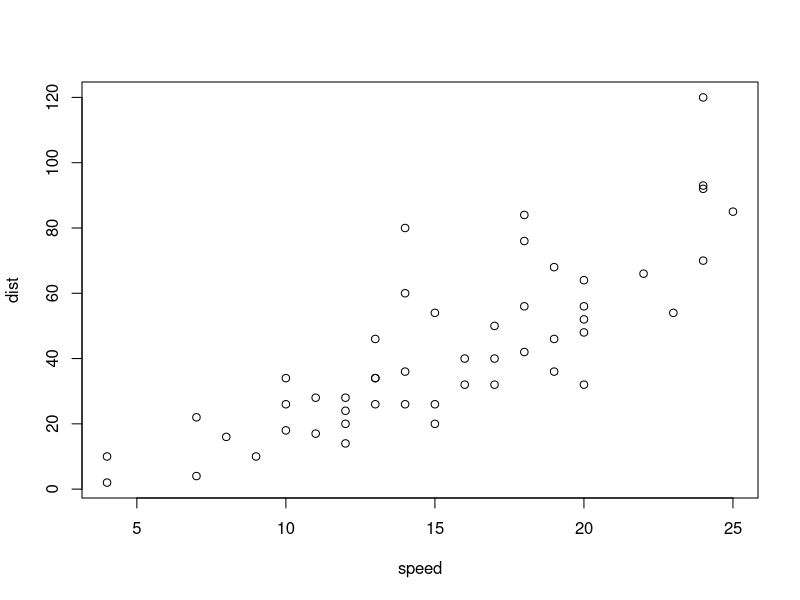
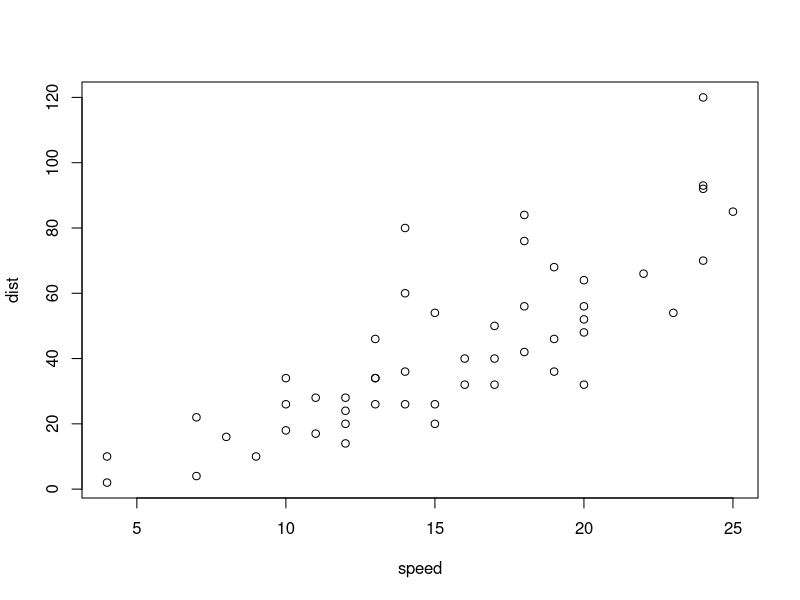
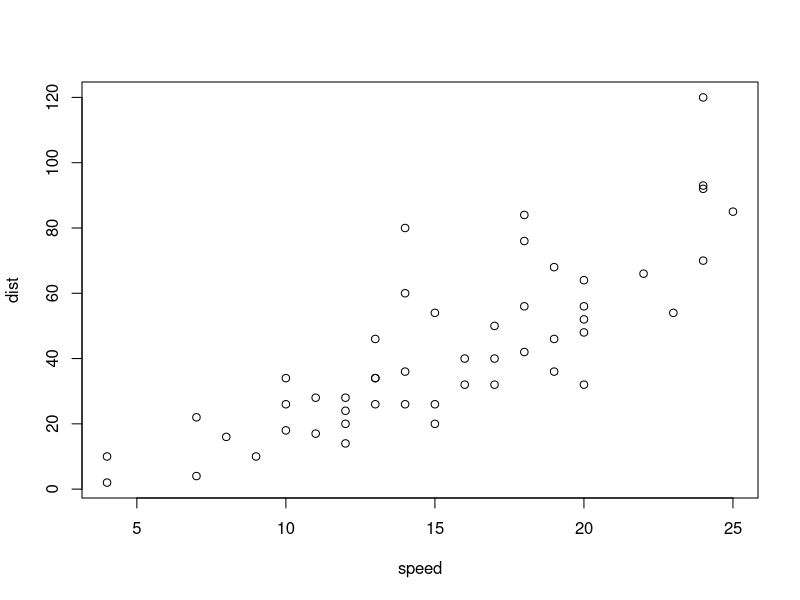
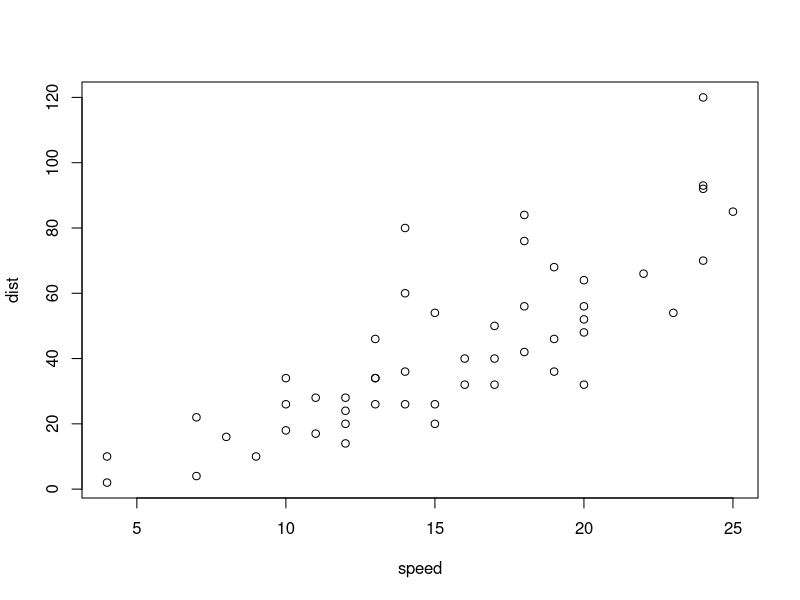
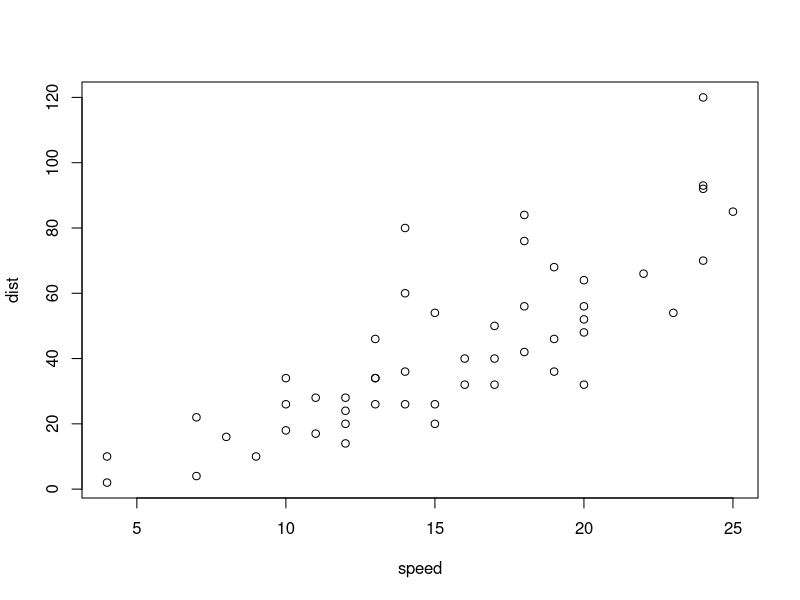

The R source for these figures, in order:
## ---- chunk 1
plot(cars)
## ---- chunk 2
summary(cars)
## ---- chunk 3
summary(cars)
## ---- chunk 4
plot(cars)
## ---- chunk 5
summary(cars)
## ---- chunk 6
plot(cars)
## ---- chunk 7
summary(cars)
## ---- chunk 8
plot(cars)
## ---- chunk 9
plot(cars)
